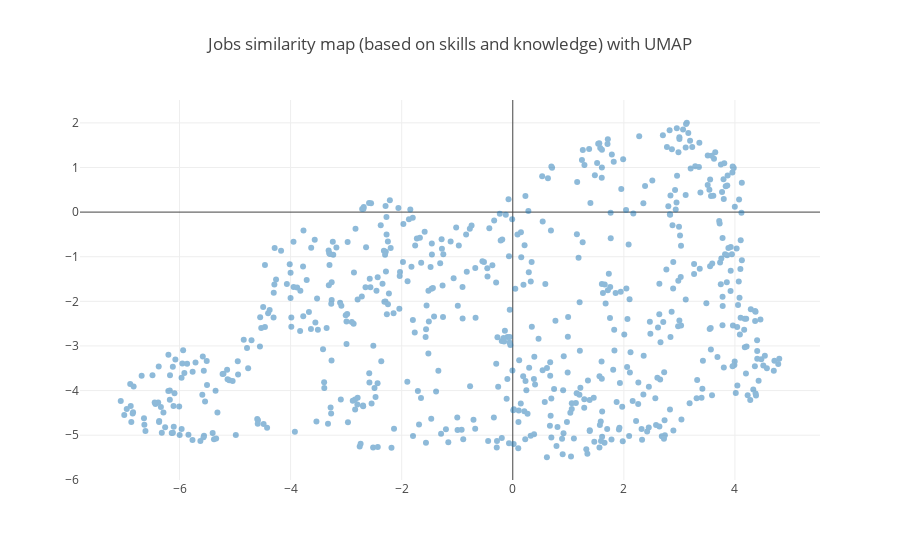

Write notebook code for a chart like this one.
### Code cell
data = [
    go.Scatter(
        x=embedding[:,0],
        y=embedding[:,1],
        mode='markers',
        text=df_pivot.index.tolist(),
        opacity=0.5
    )
]
layout = go.Layout(
    title='Jobs similarity map (based on skills and knowledge) with UMAP',
    hovermode='closest'
)
fig = go.Figure(data=data, layout=layout)
plot_url = iplot(fig, filename='hover-chart-basic')

### Figure 1 — Plotly figure (JSON) as saved in the notebook; plotly's stock layout.template omitted (floating-point values rounded to 4 significant figures; data arrays with more than 128 entries replaced by an {"elided": "..."} marker saying what was removed)
{"data": [{"mode": "markers", "opacity": 0.5, "text": {"elided": "640 str values"}, "type": "scatter", "uid": "42a790b8-aa9c-11e8-b4b8-a45e60d3a8a7", "x": {"elided": "640 float values"}, "y": {"elided": "640 float values"}}], "layout": {"hovermode": "closest", "title": "Jobs similarity map (based on skills and knowledge) with UMAP"}}
